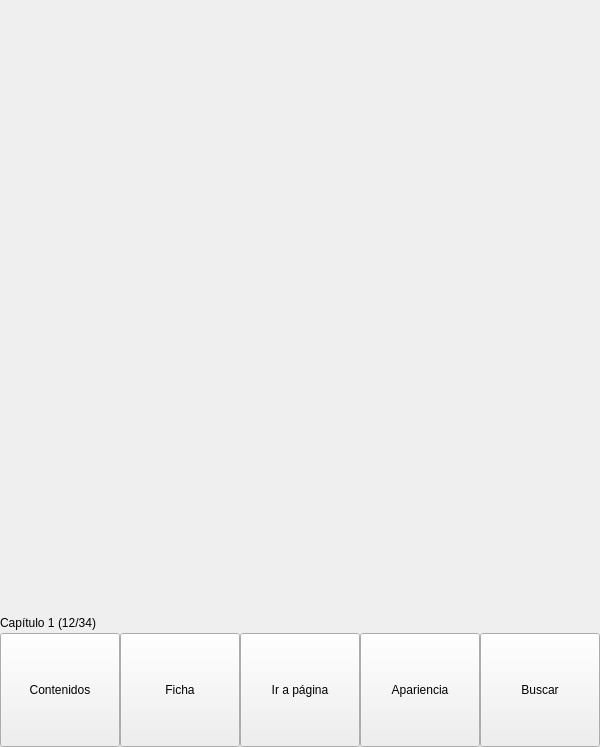
<?xml version="1.0" encoding="UTF-8"?>
<ui version="4.0">
 <class>ViewerMenu</class>
 <widget class="QWidget" name="ViewerMenu">
  <property name="geometry">
   <rect>
    <x>0</x>
    <y>0</y>
    <width>600</width>
    <height>747</height>
   </rect>
  </property>
  <property name="windowTitle">
   <string>Form</string>
  </property>
  <property name="styleSheet">
   <string notr="true"/>
  </property>
  <layout class="QVBoxLayout" name="verticalLayout">
   <property name="spacing">
    <number>0</number>
   </property>
   <property name="margin">
    <number>0</number>
   </property>
   <item>
    <widget class="QLabel" name="SpacerTopMenuLbl">
     <property name="text">
      <string/>
     </property>
    </widget>
   </item>
   <item>
    <spacer name="verticalSpacer">
     <property name="orientation">
      <enum>Qt::Vertical</enum>
     </property>
     <property name="sizeHint" stdset="0">
      <size>
       <width>20</width>
       <height>40</height>
      </size>
     </property>
    </spacer>
   </item>
   <item>
    <widget class="QWidget" name="chapterCont" native="true">
     <layout class="QVBoxLayout" name="verticalLayout_4">
      <property name="spacing">
       <number>0</number>
      </property>
      <property name="margin">
       <number>0</number>
      </property>
      <item>
       <widget class="QWidget" name="horizontalWidget" native="true">
        <layout class="QHBoxLayout" name="horizontalLayout_2">
         <property name="spacing">
          <number>0</number>
         </property>
         <property name="margin">
          <number>0</number>
         </property>
         <item>
          <widget class="QLabel" name="chapterNameLbl">
           <property name="text">
            <string>Capítulo 1 </string>
           </property>
          </widget>
         </item>
         <item>
          <widget class="QLabel" name="chapterPageLbl">
           <property name="text">
            <string>(12/34)</string>
           </property>
          </widget>
         </item>
         <item>
          <spacer name="horizontalSpacer_2">
           <property name="orientation">
            <enum>Qt::Horizontal</enum>
           </property>
           <property name="sizeHint" stdset="0">
            <size>
             <width>40</width>
             <height>20</height>
            </size>
           </property>
          </spacer>
         </item>
        </layout>
       </widget>
      </item>
     </layout>
    </widget>
   </item>
   <item>
    <widget class="QFrame" name="viewerMenuCont">
     <property name="minimumSize">
      <size>
       <width>0</width>
       <height>114</height>
      </size>
     </property>
     <property name="maximumSize">
      <size>
       <width>16777215</width>
       <height>114</height>
      </size>
     </property>
     <layout class="QHBoxLayout" name="horizontalLayout">
      <property name="spacing">
       <number>0</number>
      </property>
      <property name="margin">
       <number>0</number>
      </property>
      <item>
       <widget class="QPushButton" name="contentsBtn">
        <property name="sizePolicy">
         <sizepolicy hsizetype="Minimum" vsizetype="Preferred">
          <horstretch>0</horstretch>
          <verstretch>0</verstretch>
         </sizepolicy>
        </property>
        <property name="focusPolicy">
         <enum>Qt::NoFocus</enum>
        </property>
        <property name="text">
         <string>Contenidos</string>
        </property>
       </widget>
      </item>
      <item>
       <widget class="QPushButton" name="summaryBtn">
        <property name="sizePolicy">
         <sizepolicy hsizetype="Minimum" vsizetype="Preferred">
          <horstretch>0</horstretch>
          <verstretch>0</verstretch>
         </sizepolicy>
        </property>
        <property name="focusPolicy">
         <enum>Qt::NoFocus</enum>
        </property>
        <property name="text">
         <string>Ficha</string>
        </property>
       </widget>
      </item>
      <item>
       <widget class="QPushButton" name="gotoPageBtn">
        <property name="sizePolicy">
         <sizepolicy hsizetype="Minimum" vsizetype="Preferred">
          <horstretch>0</horstretch>
          <verstretch>0</verstretch>
         </sizepolicy>
        </property>
        <property name="focusPolicy">
         <enum>Qt::NoFocus</enum>
        </property>
        <property name="text">
         <string>Ir a página</string>
        </property>
       </widget>
      </item>
      <item>
       <widget class="QPushButton" name="appaeranceBtn">
        <property name="sizePolicy">
         <sizepolicy hsizetype="Minimum" vsizetype="Preferred">
          <horstretch>0</horstretch>
          <verstretch>0</verstretch>
         </sizepolicy>
        </property>
        <property name="focusPolicy">
         <enum>Qt::NoFocus</enum>
        </property>
        <property name="text">
         <string>Apariencia</string>
        </property>
       </widget>
      </item>
      <item>
       <widget class="QPushButton" name="searchBtn">
        <property name="sizePolicy">
         <sizepolicy hsizetype="Minimum" vsizetype="Preferred">
          <horstretch>0</horstretch>
          <verstretch>0</verstretch>
         </sizepolicy>
        </property>
        <property name="focusPolicy">
         <enum>Qt::NoFocus</enum>
        </property>
        <property name="text">
         <string>Buscar</string>
        </property>
       </widget>
      </item>
     </layout>
    </widget>
   </item>
  </layout>
 </widget>
 <resources/>
 <connections/>
</ui>
